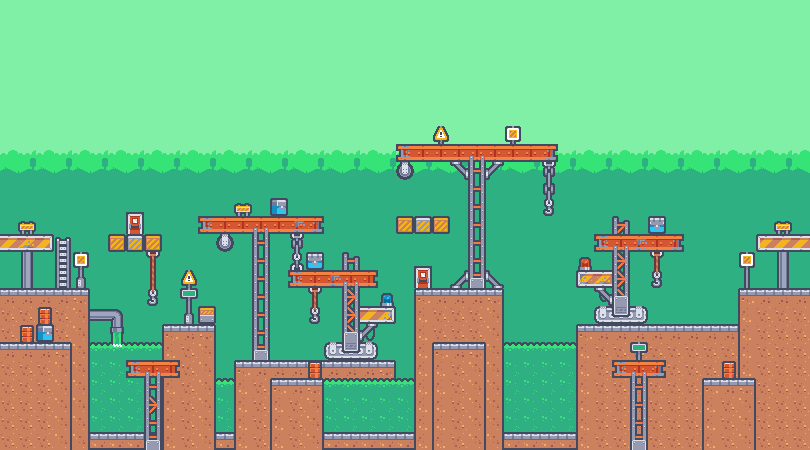

Below is a game level as drawn by its tile map, then a one-line description and the .tmx that defines it (tile-layer data replaced by summaries):
An orthogonal 45x25 tile map with 18x18 px tiles, 3 tile layers (Background, Ground-n-Platforms, Decoration), 2 tilesets and 29 objects (26x gas, 3x heart).

<map version="1.10" tiledversion="1.10.2" orientation="orthogonal" renderorder="right-down" width="45" height="25" tilewidth="18" tileheight="18" infinite="0" nextlayerid="5" nextobjectid="32">
 <editorsettings>
  <export target="industrial.tmj" format="json" />
 </editorsettings>
 <tileset firstgid="1" name="tilemap_packed_industrial" tilewidth="18" tileheight="18" tilecount="112" columns="16">
  <image source="tilemap_packed_industrial.png" width="288" height="126" />
  <tile id="0">
   <properties>
    <property name="collides" type="bool" value="true" />
   </properties>
  </tile>
  <tile id="1">
   <properties>
    <property name="collides" type="bool" value="true" />
   </properties>
  </tile>
  <tile id="2">
   <properties>
    <property name="collides" type="bool" value="true" />
   </properties>
  </tile>
  <tile id="3">
   <properties>
    <property name="collides" type="bool" value="true" />
   </properties>
  </tile>
  <tile id="4">
   <properties>
    <property name="collides" type="bool" value="true" />
   </properties>
  </tile>
  <tile id="5">
   <properties>
    <property name="collides" type="bool" value="true" />
   </properties>
  </tile>
  <tile id="6">
   <properties>
    <property name="collides" type="bool" value="true" />
   </properties>
  </tile>
  <tile id="16">
   <properties>
    <property name="collides" type="bool" value="true" />
   </properties>
  </tile>
  <tile id="17">
   <properties>
    <property name="collides" type="bool" value="true" />
   </properties>
  </tile>
  <tile id="18">
   <properties>
    <property name="collides" type="bool" value="true" />
   </properties>
  </tile>
  <tile id="19">
   <properties>
    <property name="collides" type="bool" value="true" />
   </properties>
  </tile>
  <tile id="20">
   <properties>
    <property name="collides" type="bool" value="true" />
   </properties>
  </tile>
  <tile id="21">
   <properties>
    <property name="collides" type="bool" value="true" />
   </properties>
  </tile>
  <tile id="22">
   <properties>
    <property name="collides" type="bool" value="true" />
   </properties>
  </tile>
  <tile id="32">
   <properties>
    <property name="collides" type="bool" value="true" />
   </properties>
  </tile>
  <tile id="33">
   <properties>
    <property name="collides" type="bool" value="true" />
   </properties>
  </tile>
  <tile id="34">
   <properties>
    <property name="collides" type="bool" value="true" />
   </properties>
  </tile>
  <tile id="35">
   <properties>
    <property name="collides" type="bool" value="true" />
   </properties>
  </tile>
  <tile id="38">
   <properties>
    <property name="collides" type="bool" value="true" />
   </properties>
  </tile>
  <tile id="48">
   <properties>
    <property name="collides" type="bool" value="true" />
   </properties>
  </tile>
  <tile id="49">
   <properties>
    <property name="collides" type="bool" value="true" />
   </properties>
  </tile>
  <tile id="50">
   <properties>
    <property name="collides" type="bool" value="true" />
   </properties>
  </tile>
  <tile id="51">
   <properties>
    <property name="collides" type="bool" value="true" />
   </properties>
  </tile>
  <tile id="62">
   <properties>
    <property name="collides" type="bool" value="true" />
   </properties>
  </tile>
  <tile id="63">
   <properties>
    <property name="collides" type="bool" value="true" />
   </properties>
  </tile>
 </tileset>
 <tileset firstgid="113" name="tilemap-backgrounds_packed" tilewidth="18" tileheight="18" tilecount="40" columns="10">
  <image source="tilemap-backgrounds_packed.png" width="192" height="72" />
 </tileset>
 <layer id="3" name="Background" width="45" height="25">
  <data>[1125 cells, 1121 non-empty, 8 distinct tile ids]</data>
 </layer>
 <layer id="1" name="Ground-n-Platforms" width="45" height="25">
  <data>[1125 cells, 396 non-empty, 56 distinct tile ids]</data>
 </layer>
 <layer id="2" name="Decoration" width="45" height="25">
  <data>[1125 cells, 114 non-empty, 36 distinct tile ids]</data>
 </layer>
 <objectgroup id="4" name="Objects">
  <object id="2" name="gas" gid="11" x="108" y="234" width="18" height="18" />
  <object id="3" name="gas" gid="11" x="144" y="234" width="18" height="18" />
  <object id="4" name="gas" gid="11" x="198" y="216" width="18" height="18" />
  <object id="5" name="gas" gid="11" x="216" y="216" width="18" height="18" />
  <object id="6" name="gas" gid="11" x="252" y="216" width="18" height="18" />
  <object id="7" name="gas" gid="11" x="288" y="216" width="18" height="18" />
  <object id="8" name="gas" gid="11" x="306" y="216" width="18" height="18" />
  <object id="10" name="gas" gid="11" x="324" y="270" width="18" height="18" />
  <object id="11" name="gas" gid="11" x="162" y="324" width="18" height="18" />
  <object id="12" name="gas" gid="11" x="270" y="360" width="18" height="18" />
  <object id="13" name="gas" gid="11" x="288" y="360" width="18" height="18" />
  <object id="14" name="gas" gid="11" x="306" y="360" width="18" height="18" />
  <object id="15" name="gas" gid="11" x="396" y="216" width="18" height="18" />
  <object id="16" name="gas" gid="11" x="414" y="216" width="18" height="18" />
  <object id="17" name="gas" gid="11" x="432" y="216" width="18" height="18" />
  <object id="18" name="gas" gid="11" x="396" y="144" width="18" height="18" />
  <object id="19" name="gas" gid="11" x="414" y="144" width="18" height="18" />
  <object id="20" name="gas" gid="11" x="450" y="144" width="18" height="18" />
  <object id="21" name="gas" gid="11" x="467" y="144" width="18" height="18" />
  <object id="22" name="gas" gid="11" x="486" y="144" width="18" height="18" />
  <object id="23" name="gas" gid="11" x="522" y="144" width="18" height="18" />
  <object id="24" name="gas" gid="11" x="540" y="144" width="18" height="18" />
  <object id="25" name="gas" gid="11" x="630" y="234" width="18" height="18" />
  <object id="26" name="gas" gid="11" x="684" y="324" width="18" height="18" />
  <object id="27" name="gas" gid="11" x="702" y="324" width="18" height="18" />
  <object id="28" name="gas" gid="11" x="720" y="324" width="18" height="18" />
  <object id="29" name="heart" gid="100" x="214.417" y="91.0715" width="18" height="18" />
  <object id="30" name="heart" gid="100" x="252.033" y="91.0715" width="18" height="18" />
  <object id="31" name="heart" gid="100" x="286.229" y="91.0715" width="18" height="18" />
 </objectgroup>
</map>
